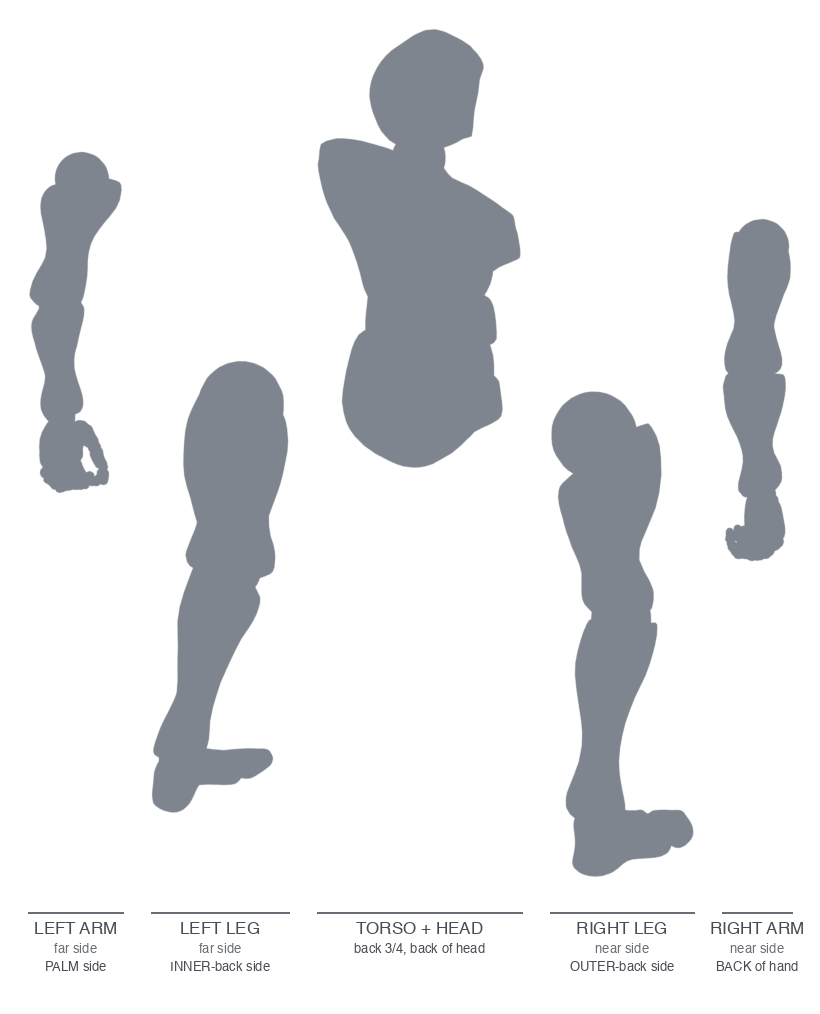
#> input picture .claude/skills/generating-rig-characters/assets/iso-ne-template.png, 820 x 1014 px
$ python trim_alpha.py ../assets/iso-ne-template.png out.png
#> lines starting #> are read from the running program, lines starting #| are printed output that depends on the picture; after the words box and inside, x2 and y2 are one past the last pixel; in counts of white or black regions, pixels touching at a corner belong together
#!/usr/bin/env python3
"""Harden a generation's alpha and crop to its opaque bounds: trim_alpha.py IN.png OUT.png"""
import sys
from PIL import Image

im = Image.open(sys.argv[1]).convert("RGBA")
#> im is the input picture: PIL image 820x1014 RGBA; mean R, G, B, A 25.8, 27, 28.8, 49.8
a = im.getchannel("A").point(lambda v: 255 if v > 24 else 0)
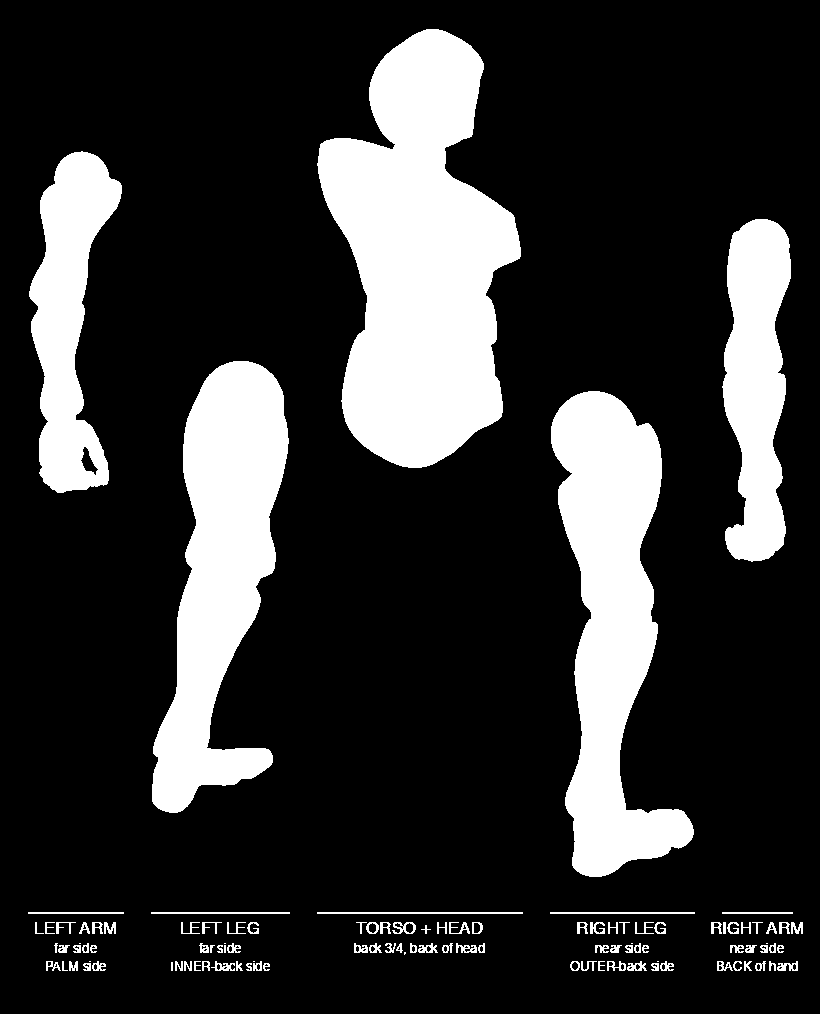
#> a: PIL image 820x1014 L; 20.1% white; 107 white regions (10 under 20 px), largest, box (x1, y1, x2, y2) and area: (317, 29, 521, 468) 56303, (551, 391, 694, 877) 35979, (152, 361, 289, 813) 33882
im.putalpha(a)
bb = a.getbbox()
#> bb = (28, 29, 803, 971)
if bb is None:
    raise SystemExit("the generation has no opaque pixels")
im.crop(bb).save(sys.argv[2])
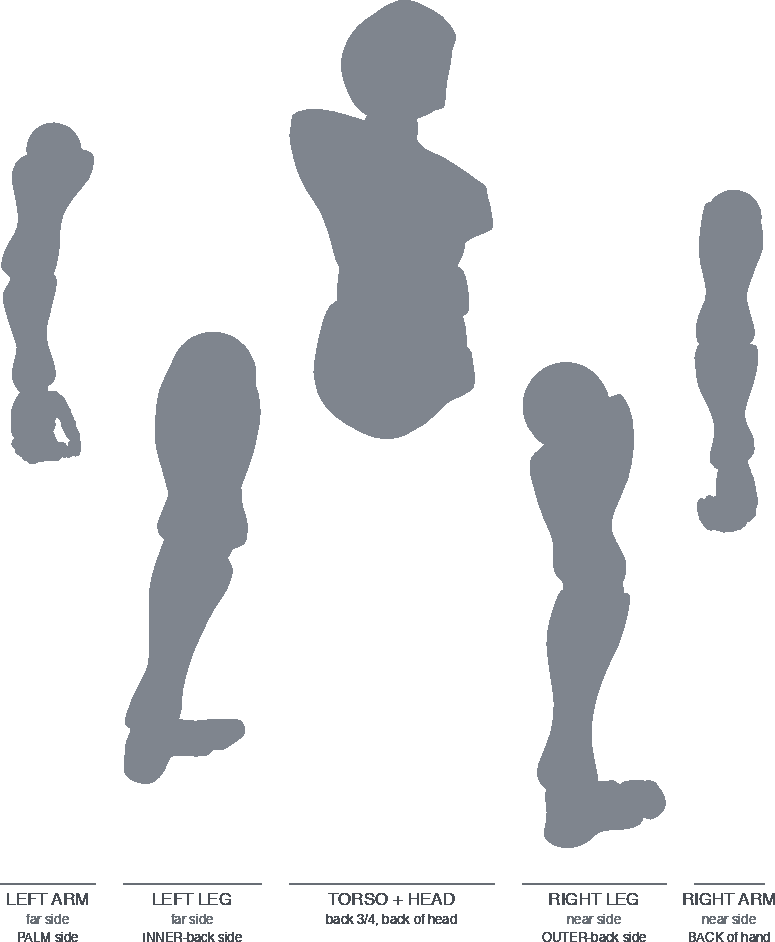
#> saved as out.png: PIL image 775x942 RGBA; mean R, G, B, A 29.4, 30.8, 32.8, 58.4; transparent parts drawn white
print(f"item {bb[2] - bb[0]}x{bb[3] - bb[1]} px")
#| item 775x942 px

$ run again, on .claude/skills/generating-rig-characters/assets/side-template.png
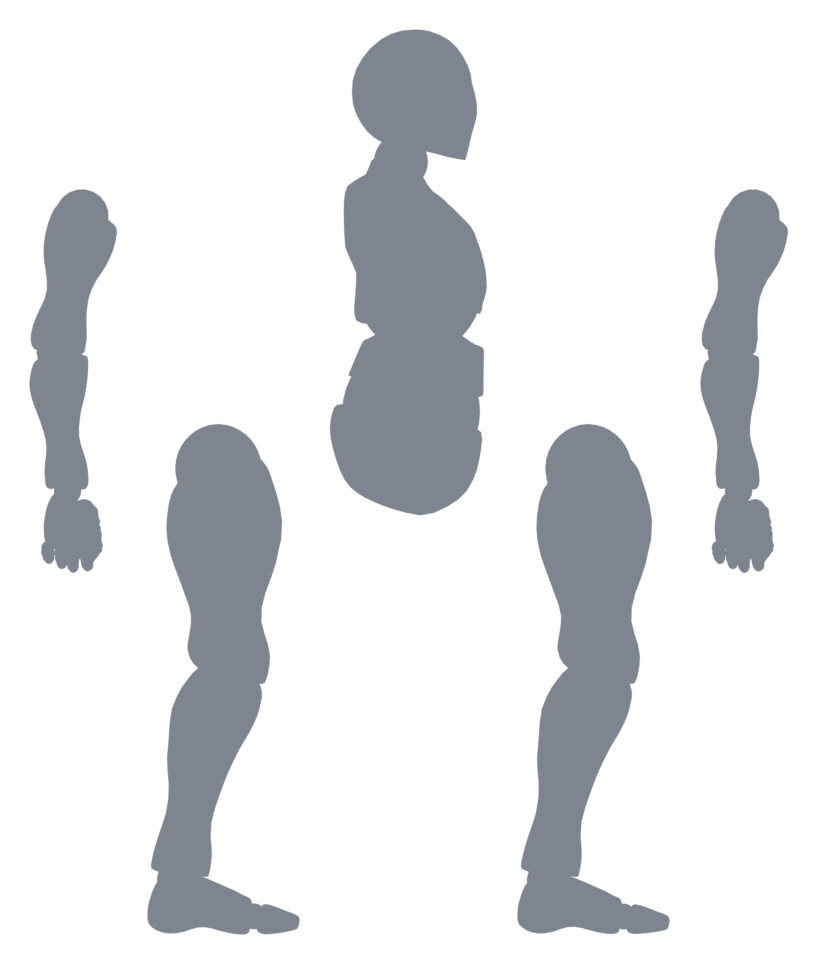
#> input picture .claude/skills/generating-rig-characters/assets/side-template.png, 817 x 964 px
#> im is the input picture: PIL image 817x964 RGBA; mean R, G, B, A 127, 133, 142, 57.1
#> `a = im.getchannel("A").point(lambda v: 255 if v > 24 else 0)`:
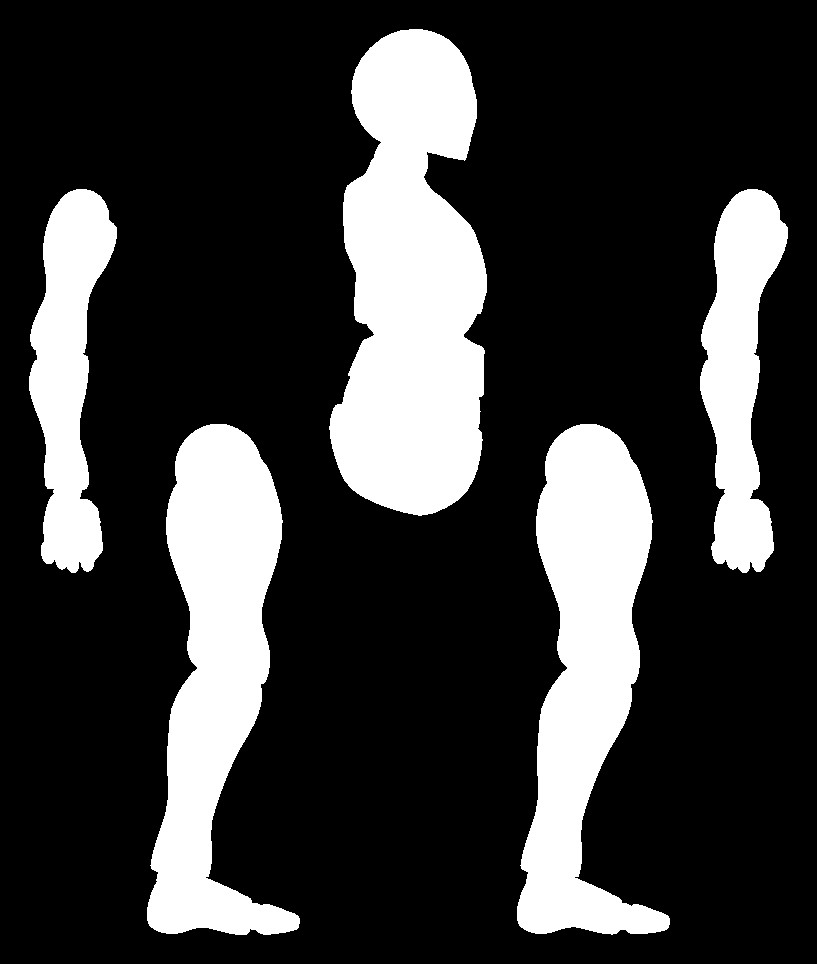
#> a: PIL image 817x964 L; 22.8% white; 5 white regions, box (x1, y1, x2, y2) and area: (329, 29, 487, 516) 56305, (147, 424, 300, 935) 42088, (517, 424, 670, 935) 42031, (700, 189, 788, 573) 19553, (29, 189, 117, 573) 19544
#> bb = (29, 29, 788, 935)
#> `im.crop(bb).save(sys.argv[2])`:
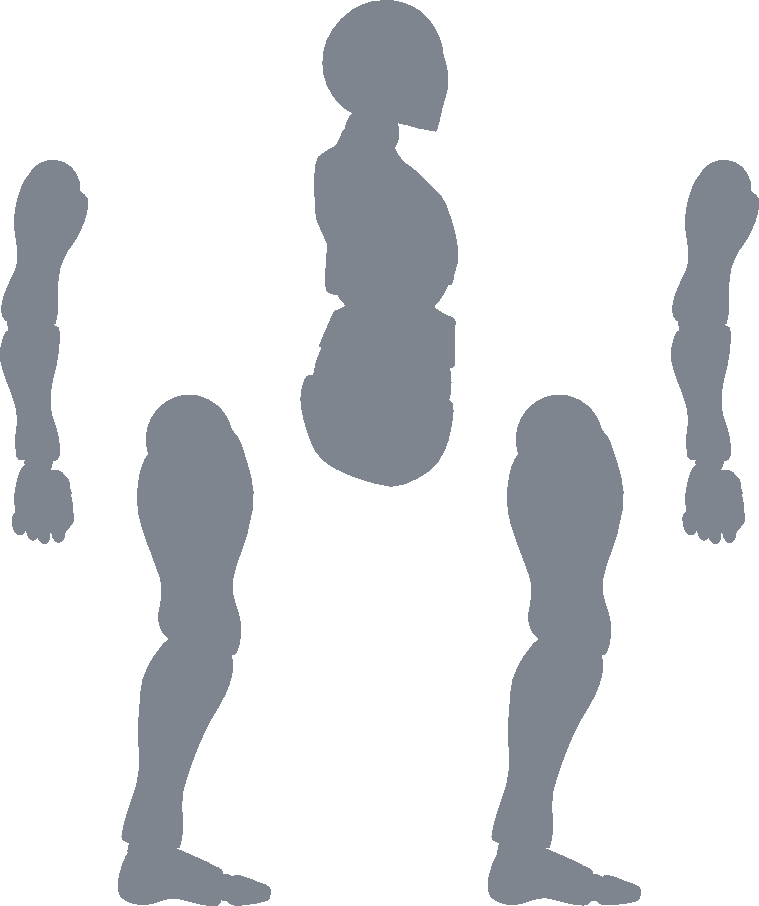
#> saved as out.png: PIL image 759x906 RGBA; mean R, G, B, A 127, 133, 142, 66.6; transparent parts drawn white
#| item 759x906 px
